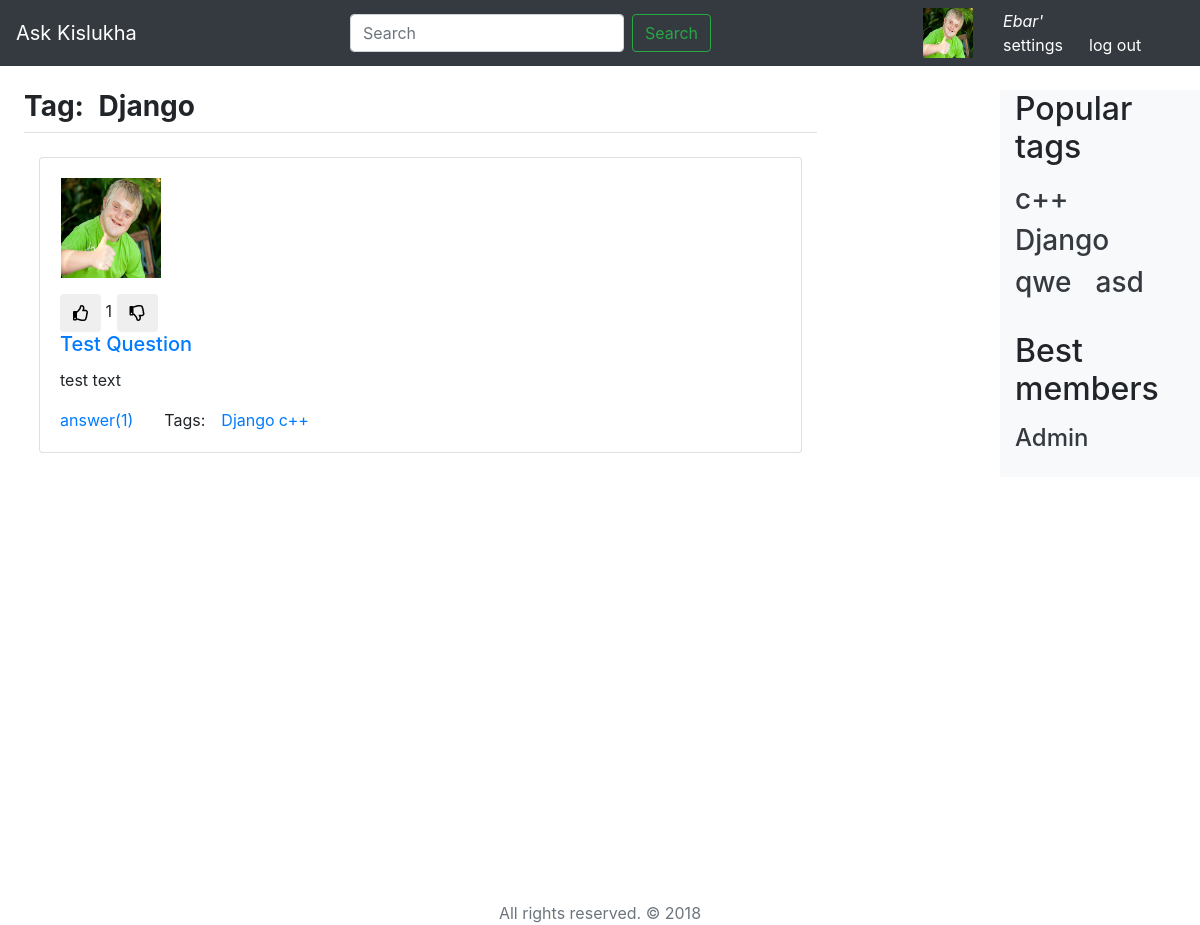
Page /tag/Django/ on the committed database.
### questions/models.py (models this page shows, shortened)
class User(AbstractUser):
    upload = models.ImageField(upload_to='uploads/%Y/%m/%d/')
    nickname = models.CharField(max_length=40, verbose_name=u"Никнейм")
    rating = models.IntegerField(default=0, verbose_name=u"Рейтинг пользователя")
    objects = UserManager()

class Tag(models.Model):
    title = models.CharField(max_length=120, verbose_name=u"Заголовок ярлыка")
    objects = TagManager()
    def __str__(self):
        return self.title

class Question(models.Model):
    id = models.AutoField(primary_key=True)
    author = models.ForeignKey(User, on_delete=models.CASCADE)
    title = models.CharField(max_length=120, verbose_name=u"Заголовок вопроса")
    text = models.TextField(verbose_name=u"Полное описание вопроса")
    is_active = models.BooleanField(default=True, verbose_name=u"Доступность вопроса")
    tags = models.ManyToManyField(Tag, blank=True, related_name='questions')
    create_date = models.DateTimeField(default=datetime.now, verbose_name=u"Время создания вопроса")
    votes = GenericRelation(LikeDislike, related_query_name='questions')
    objects = QuestionManager()
    by_tag = QuestionTagManager()
    class Meta:
        ordering = ['-create_date']

### questions/views.py (the view)
# urls.py: path('tag/<str:tag_name>/', TagView.as_view(), name='tag_page'),
class TagView(PaginatedView):
    template_name = "tags.html"
    model = Question
    def get_context_data(self, **kwargs):
        context = super().get_context_data(**kwargs)
        questions = self.model.by_tag.get(context['tag_name'])
        context['questions'] = self.get_page(questions)
        return context

### questions/models.py (called while the page is built)
    def get_bests(self, count):
        return self.get_queryset().order_by('-rating')[:count]

    def sum_rating(self):
        return self.get_queryset().aggregate(Sum('vote')).get('vote__sum') or 0

    def get_queryset(self):
        return super().get_queryset()

    def get_most_popular(self, count):
        return self.get_queryset().annotate(num_question=models.Count('questions')).order_by('-num_question')[:count]

    def get_queryset(self):
        return super().get_queryset().filter(is_active=True).annotate(answer_num=models.Count('answers'))

    @staticmethod
    def get_tag_by_title(tag):
        return get_object_or_404(Tag, title=tag)

    def get(self, tag):
        return self.get_queryset().filter(tags=QuestionTagManager.get_tag_by_title(tag))

### questions/views.py (called while the page is built)
    def get_context_data(self, **kwargs):
        context = super().get_context_data(**kwargs)
        context['tags'] = Tag.objects.get_most_popular(8)
        context['members'] = User.objects.get_bests(8)
        context['user'] = User.objects.all()[0]
        return context

    def get(self, request, *args, **kwargs):
        self.page = request.GET.get('page') or 1
        return render(request, self.template_name, context=self.get_context_data(**kwargs))

    def get_page(self, objs):
        return Paginator(objs, self.objs_in_page).get_page(self.page)

    def get_context_data(self, **kwargs):
        return super().get_context_data(**kwargs)

### questions/templates/tags.html (shortened to what this page needs)
{% extends 'base.html' %}
{% load static %}
{% block css %}
<link rel="stylesheet" href="{% static 'css/styles.css' %}">
<link rel="stylesheet" href="https://use.fontawesome.com/releases/v5.5.0/css/all.css">
{% endblock %}
{% block content %}
<div class="col-md-10">
  <div class="row border-bottom mb-4">
      <h3 class="font-weight-bold">
          <span class="mr-2">Tag:</span>
          <span>{{tag_name}}</span>
      </h3>
  </div>
  {% for question in questions %}
    {% with question as form %}
      {% include "question_template.html" %}
    {% endwith %}
  {% endfor %}
</div>
{% load bootstrap4 %}
{% endblock %}

### questions/templates/base.html (shortened to what this page needs)
{% load static %}
<!doctype html>
<html lang="en">
  <head>
    <link rel="stylesheet" href="{% static 'css/bootstrap.min.css' %}">
    {% block css %}{% endblock %}
  </head>
  <body>
    <nav class="navbar navbar-expand-md navbar-dark bg-dark mb-4">
      <a class="navbar-brand" href="{% url 'home_page' %}">Ask Kislukha</a>
      <div class="collapse navbar-collapse">
        <form class="form-inline mt-2 mt-md-0 ml-auto">
          <input class="form-control mr-sm-2" type="text" placeholder="Search" aria-label="Search">
          <button class="btn btn-outline-success my-2 my-sm-0" type="submit">Search</button>
        </form>
      </div>
      <div class="collapse navbar-collapse mr-4" style="min-height: 50px">
          {% block auth_header %}
            {% if user %}
              {% with user as user %}
                {% include 'sign_header.html' %}
            {% endwith %}
            {% else %}
              {% include 'no_sign_header.html' %}
            {% endif %}
          {% endblock %}
	    </div>
    </nav>
    <div class="container-fluid">
      <div class="row">
        <main role="main" class="col-md-9 ml-sm-auto col-lg-10 px-4"><div class="chartjs-size-monitor">
          {% block content %}{% endblock %}
        </main>
        <nav class="col-md-2 d-none d-md-block bg-light sidebar ml-auto">
          <div class="sidebar-sticky">
            <h2 class="pb-2">Popular tags</h2>
            <div class="row ml-auto">
              {% for tag in tags %}
                <h3 class="mr-4">
                  <a class="text-dark" href="{% url 'tag_page' tag_name=tag %}">
                  {{ tag }}
                  </a>
                </h3>
              {% endfor %}
            </div>
         </div>
          <div class="sidebar-sticky">
          	<h2 class="pb-2 pt-4">Best members</h2>
          	<ul class="nav flex-column">
              {% for member in members %}
        		  <li class="nav-item">
                <h4><a class="text-dark" href="#">
                 {{member}}
                </a>
	              </h4>
	            </li>
              {% endfor %}
            </ul>
          </div>
        </nav>
      </div>
    </div>
	  <div class="push">
    </div>
    <footer class="footer mt-4 text-center">
      <div class="container">
        <span class="text-muted">All rights reserved. © 2018</span>
    	</div>
    </footer>
  </body>
</html>

### questions/templates/sign_header.html
{% load static %}
<div class="col-auto text-right ml-auto">
  <img class="d-inline user-avatar" width="50" height="50" src="{{ user.upload.url }}">
</div>
<div class="col-auto">
  <div class="d-inline">
    <a class="text-white font-italic" src="#">{{user.nickname}}</a>
  </div>
  <div class="row">
    <div class="col-6">
      <a class="text-white" href="{% url 'settings_page' %}">settings</a>
    </div>
    <div class="col-6">
      <a class="text-white" href="#">log out</a>
    </div>
  </div>
</div>

### questions/templates/question_template.html
{% load static %}
<div class="card md-row mb-4 shadow-md">
  <div class="card-body">
    <div class = "row">
      <div class="col-auto">
        <div class="row">
          <img class="mb-3 ml-3" width="100" height="100" src="{{ form.author.upload.url }}">
        </div>
        <div>
          <button type="button" class="btn btn-default" aria-label="Left Align">
            <i class="far fa-thumbs-up"></i>
          </button>
          {{ form.votes.sum_rating }}
          <button type="button" class="btn btn-default">
            <i class="far fa-thumbs-down"></i>
          </button>
        </div>
      </div>
      {% block content %}
      <div class = "col-md-10">
        <a href="{% url 'question_page' question_id=form.id %}"><h5 class="card-title">{{form.title}}</h5></a>
        <p class="card-text">{{form.text}}</p>
        <div class="row">
          <div class="col-md-2 d-flex align-content-stretch flex-wrap">
            <a href="{% url 'question_page' question_id=form.id %}" class="text-primary">answer({{form.answer_num}})</a>
          </div>
          <div class="col-md-10 d-flex align-content-stretch flex-wrap">
            <div class="d-inline-flex mr-3">
            {% if form.tags.all %}
            Tags:
            </div>
            {% for tag in form.tags.all %}
            <a class="mr-1" href="{% url 'tag_page' tag_name=tag %}">{{tag}}</a>
            {% endfor %}
            {% endif %}
          </div>
        </div>
      </div>
      {% endblock %}
    </div>
  </div>
</div>

### questions/static/css/styles.css (style rules this page uses)
body,html { height:100%; }
.push { min-height: 50%; }

### rows in the picture
User: upload (picture), nickname "Ebar'", username "Admin"
Tag: title "Django"
Question: author.upload (picture), votes.sum_rating "1", title "Test Question", text "test text", answer_num "1"
Tag: title "c++"
Tag: title "qwe"
Tag: title "asd"
